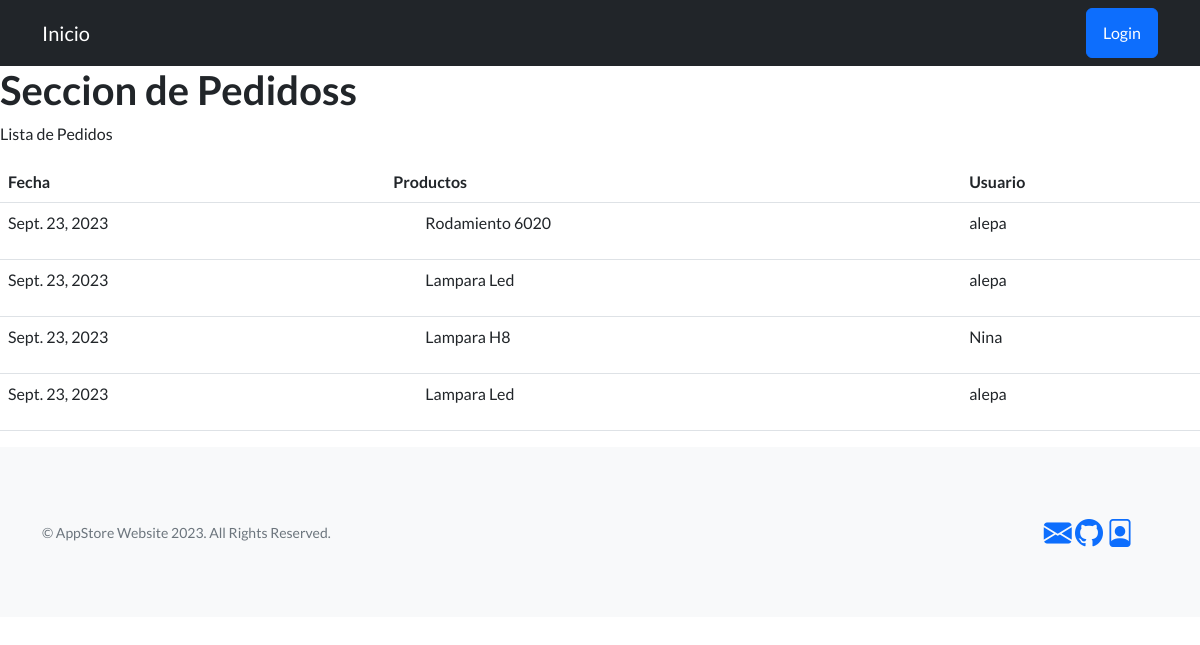
The app's page /app-store/pedidos/, older data.
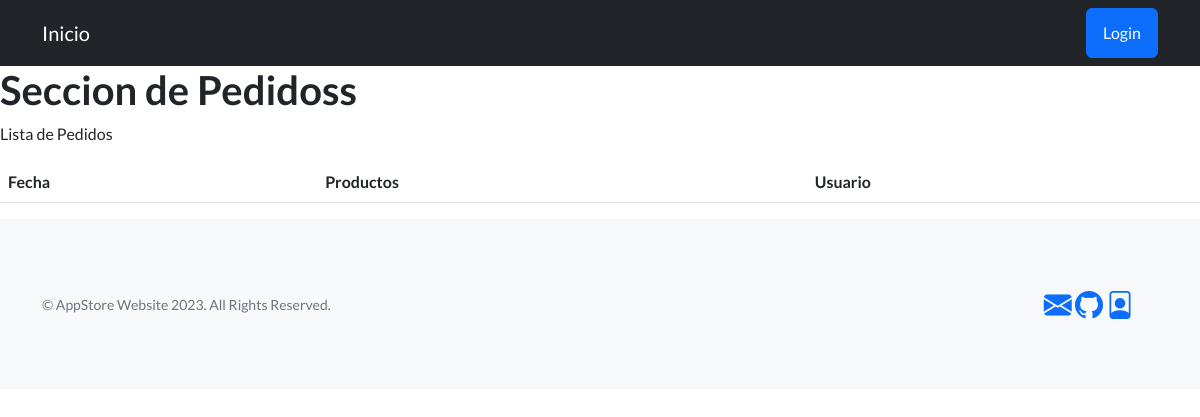
The same page, newer data.
### AppStore/models.py (models this page shows, shortened)
class Pedido(models.Model):
    fecha = models.DateField(auto_now_add=True)
    productos = models.ManyToManyField(Producto)
    user = models.ForeignKey(User, on_delete=models.CASCADE , null=True)

class Producto(models.Model):
    nombre = models.CharField(max_length=50)
    tipo= models.CharField(max_length=50)
    modelo = models.CharField(max_length=50)
    descripcion= models.CharField(max_length=150)
    stock = models.IntegerField()

### AppStore/views.py (the view)
# urls.py: path('pedidos/', pedidos ,name='Pedidos'),
def pedidos(req):
    pedidos = Pedido.objects.all()
    return render(req,"pedidos.html" , {"pedidos": pedidos })

### AppStore/templates/pedidos.html (shortened to what this page needs)
{% extends 'main.html' %}
{% block bloqueMutable %}
            <h1>Seccion de Pedidoss</h1>
            <p>
                Lista de Pedidos
            </p>
            <table class="table">
              <thead>
                  <tr>
                      <th scope="col">Fecha</th>
                      <th scope="col">Productos</th>
                      <th scope="col">Usuario</th>
                  </tr>
              </thead>
              <tbody>
                  {% for pedido in pedidos %}
                  <tr>
                    <td>{{ pedido.fecha }}</td>
                    <td>
                        {% for prod in pedido.productos.all%}
                        <ul>{{ prod.nombre}} </ul>
                        {% endfor %}
                    </td>
                    <td>{{ pedido.user }}</td>
                  </tr>
                  {% endfor %}
              </tbody>
          </table>
{% endblock bloqueMutable %}

Row changes from the older to the newer data that the page shows:
removed Pedido: fecha "Sept. 23, 2023", user "alepa"
removed Producto: nombre "Rodamiento 6020", shown under "Sept. 23, 2023"
removed Pedido: fecha "Sept. 23, 2023", user "alepa"
removed Producto: nombre "Lampara Led"
removed Pedido: fecha "Sept. 23, 2023", user "Nina"
removed Producto: nombre "Lampara H8", shown under "Sept. 23, 2023"
removed Pedido: fecha "Sept. 23, 2023", user "alepa"
